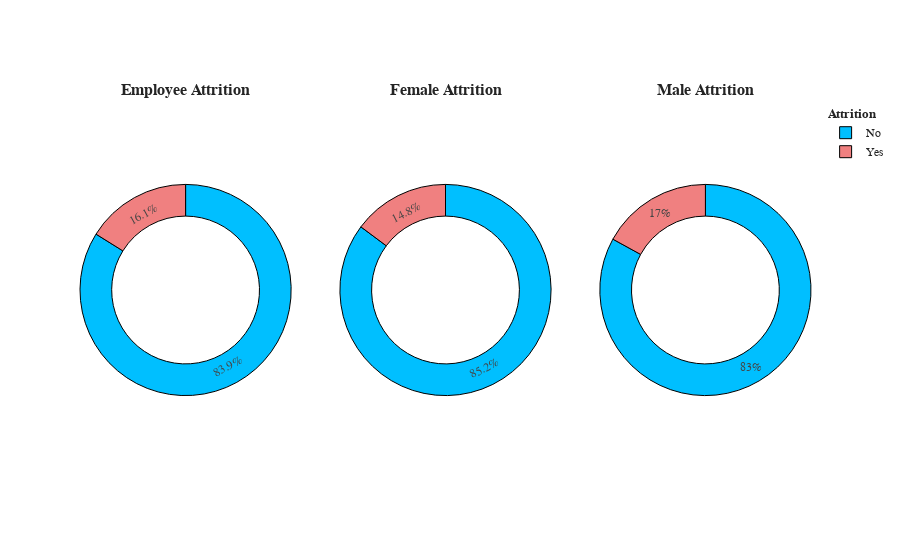

Notebook cell for this chart:
### Markdown cell above
<a id='eag'></a>
<div style="color:white;
            display:fill;
            border-radius:15px;
            background-color:white;
            font-size:110%;
            font-family:Verdana;
            letter-spacing:1px">
    <h3 style='padding: 10px;
              color:black;
               border:green;
               border-width:2.5px;
               border-style:solid;
              font-family: cursive;
              text-align:center;'>
        Employee Attrition by Gender
    </h3>
    </div>
<br>
<a href='#top' style='text-decoration:none; font-family: cursive; '>Back to Top^</a><br>

### Code cell
att1=df.groupby('Attrition',as_index=False)['Age'].count()
att1['Count']=att1['Age']
att1.drop('Age',axis=1,inplace=True)
att2=df.groupby(['Gender','Attrition'],as_index=False)['Age'].count()
att2['Count']=att2['Age']
att2.drop('Age',axis=1,inplace=True)
fig=go.Figure()
fig=make_subplots(rows=1,cols=3)
fig = make_subplots(rows=1, cols=3, specs=[[{"type": "pie"}, {"type": "pie"}, {"type": "pie"}]],subplot_titles=('<b>Employee Attrition', '<b>Female Attrition','<b>Male Attrition'))



fig.add_trace(go.Pie(values=att1['Count'],labels=att1['Attrition'],hole=0.7,marker_colors=['DeepSkyBlue','LightCoral'],name='Employee Attrition',showlegend=False),row=1,col=1)
fig.add_trace(go.Pie(values=att2[(att2['Gender']=='Female')]['Count'],labels=att2[(att2['Gender']=='Female')]['Attrition'],hole=0.7,marker_colors=['DeepSkyBlue','LightCoral'],name='Female Attrition',showlegend=False),row=1,col=2)
fig.add_trace(go.Pie(values=att2[(att2['Gender']=='Male')]['Count'],labels=att2[(att2['Gender']=='Male')]['Attrition'],hole=0.7,marker_colors=['DeepSkyBlue','LightCoral'],name='Male Attrition',showlegend=True),row=1,col=3)
fig.update_layout(title_x=0,template='simple_white',showlegend=True,legend_title_text="<b style=\"font-size:90%;\">Attrition",title_text='<b style="color:black; font-size:120%;"></b>',font_family="Times New Roman",title_font_family="Times New Roman")
fig.update_traces(marker=dict(line=dict(color='#000000', width=1)))

### Figure 1 — Plotly figure (JSON) as saved in the notebook; plotly's stock layout.template omitted (floating-point values rounded to 4 significant figures)
{"data": [{"domain": {"x": [0, 0.2889], "y": [0, 1]}, "hole": 0.7, "labels": ["No", "Yes"], "marker": {"colors": ["DeepSkyBlue", "LightCoral"], "line": {"color": "#000000", "width": 1}}, "name": "Employee Attrition", "showlegend": false, "type": "pie", "values": [1233, 237]}, {"domain": {"x": [0.3556, 0.6444], "y": [0, 1]}, "hole": 0.7, "labels": ["No", "Yes"], "marker": {"colors": ["DeepSkyBlue", "LightCoral"], "line": {"color": "#000000", "width": 1}}, "name": "Female Attrition", "showlegend": false, "type": "pie", "values": [501, 87]}, {"domain": {"x": [0.7111, 1], "y": [0, 1]}, "hole": 0.7, "labels": ["No", "Yes"], "marker": {"colors": ["DeepSkyBlue", "LightCoral"], "line": {"color": "#000000", "width": 1}}, "name": "Male Attrition", "showlegend": true, "type": "pie", "values": [732, 150]}], "layout": {"annotations": [{"font": {"size": 16}, "showarrow": false, "text": "<b>Employee Attrition", "x": 0.1444, "xanchor": "center", "xref": "paper", "y": 1, "yanchor": "bottom", "yref": "paper"}, {"font": {"size": 16}, "showarrow": false, "text": "<b>Female Attrition", "x": 0.5, "xanchor": "center", "xref": "paper", "y": 1, "yanchor": "bottom", "yref": "paper"}, {"font": {"size": 16}, "showarrow": false, "text": "<b>Male Attrition", "x": 0.8556, "xanchor": "center", "xref": "paper", "y": 1, "yanchor": "bottom", "yref": "paper"}], "autosize": true, "font": {"family": "Times New Roman"}, "legend": {"title": {"text": "<b style=\"font-size:90%;\">Attrition"}}, "showlegend": true, "title": {"font": {"family": "Times New Roman"}, "text": "<b style=\"color:black; font-size:120%;\"></b>", "x": 0}}}
